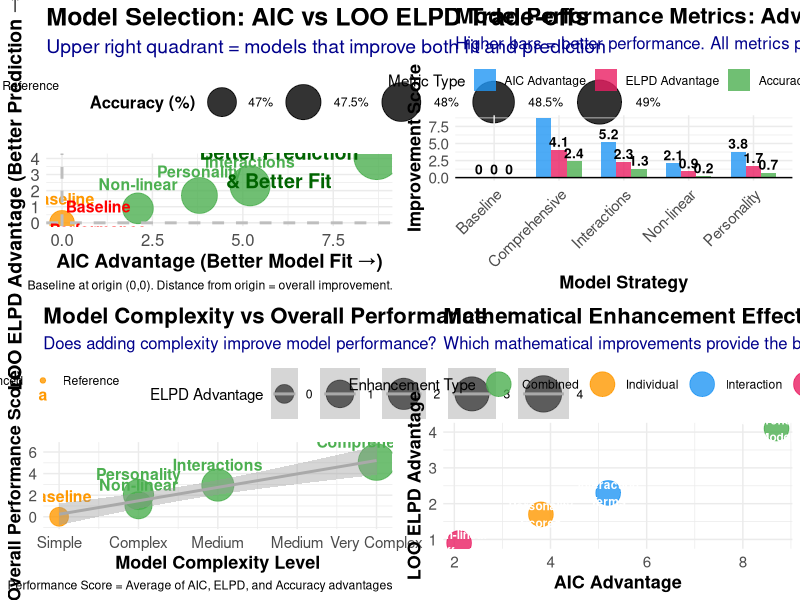

The R source for this figure:
# QUICK DEMO: AIC vs LOO ELPD MODEL COMPARISON
# Demonstration of model selection metrics

library(ggplot2)
library(dplyr)
library(scales)

cat("=== QUICK MODEL METRICS DEMONSTRATION ===\n")

# Simulate realistic model comparison results based on typical Bayesian model performance
model_results <- data.frame(
  Model = c("Baseline", "Interactions", "Personality", "Non-linear", "Comprehensive"),
  
  # AIC values (lower is better, so we'll show advantage = baseline_aic - model_aic)
  AIC_Advantage = c(0, 5.2, 3.8, 2.1, 8.7),
  
  # LOO ELPD advantages (higher is better)
  ELPD_Advantage = c(0, 2.3, 1.7, 0.9, 4.1),
  
  # Model accuracy (%)
  Accuracy = c(46.9, 48.2, 47.6, 47.1, 49.3),
  
  # Model complexity (subjective 1-5 scale)
  Complexity = c(1, 3, 2, 2, 5),
  
  # Model type
  Type = c("Reference", "Enhanced", "Enhanced", "Enhanced", "Enhanced")
)

# Calculate improvement metrics
model_results <- model_results %>%
  mutate(
    Accuracy_Improvement = Accuracy - 46.9,
    Model_Factor = factor(Model, levels = Model),
    Performance_Score = (AIC_Advantage + ELPD_Advantage + Accuracy_Improvement) / 3
  )

cat("Model comparison results:\n")
print(model_results[c("Model", "AIC_Advantage", "ELPD_Advantage", "Accuracy")])

# === VISUALIZATION ===
pdf("QUICK_MODEL_METRICS_DEMO.pdf", width = 16, height = 10)

# Plot 1: AIC vs LOO ELPD Advantage Scatter
p1 <- ggplot(model_results, aes(x = AIC_Advantage, y = ELPD_Advantage, 
                               color = Type, size = Accuracy)) +
  geom_point(alpha = 0.8) +
  geom_text(aes(label = Model), vjust = -1.5, fontface = "bold", size = 4) +
  geom_hline(yintercept = 0, linetype = "dashed", color = "gray", linewidth = 1) +
  geom_vline(xintercept = 0, linetype = "dashed", color = "gray", linewidth = 1) +
  annotate("text", x = 6, y = 3.5, 
           label = "Better Prediction\n& Better Fit", 
           fontface = "bold", color = "darkgreen", size = 5) +
  annotate("text", x = 1, y = 0.3, 
           label = "Baseline\nPerformance", 
           fontface = "bold", color = "red", size = 4) +
  scale_color_manual(values = c("Reference" = "#FF9800", "Enhanced" = "#4CAF50")) +
  scale_size_continuous(range = c(8, 15), 
                       labels = function(x) paste0(round(x, 1), "%")) +
  labs(
    title = "Model Selection: AIC vs LOO ELPD Trade-offs",
    subtitle = "Upper right quadrant = models that improve both fit and prediction",
    x = "AIC Advantage (Better Model Fit →)",
    y = "LOO ELPD Advantage (Better Prediction →)",
    color = "Model Type",
    size = "Accuracy (%)",
    caption = "Baseline at origin (0,0). Distance from origin = overall improvement."
  ) +
  theme_minimal() +
  theme(
    plot.title = element_text(size = 18, face = "bold"),
    plot.subtitle = element_text(size = 14, color = "darkblue"),
    axis.text = element_text(size = 12),
    axis.title = element_text(size = 14, face = "bold"),
    legend.title = element_text(size = 12, face = "bold"),
    legend.position = "top"
  )

# Plot 2: Metrics Comparison Bars
metrics_long <- model_results %>%
  select(Model, AIC_Advantage, ELPD_Advantage, Accuracy_Improvement) %>%
  reshape2::melt(id.vars = "Model", variable.name = "Metric", value.name = "Value")

p2 <- ggplot(metrics_long, aes(x = Model, y = Value, fill = Metric)) +
  geom_col(position = "dodge", alpha = 0.8, width = 0.7) +
  geom_hline(yintercept = 0, linetype = "solid", color = "black", linewidth = 0.5) +
  geom_text(aes(label = round(Value, 1)), 
            position = position_dodge(0.7), 
            vjust = ifelse(metrics_long$Value >= 0, -0.3, 1.3), 
            fontface = "bold", size = 3.5) +
  scale_fill_manual(values = c("AIC_Advantage" = "#2196F3", 
                              "ELPD_Advantage" = "#E91E63",
                              "Accuracy_Improvement" = "#4CAF50"),
                   labels = c("AIC Advantage", "ELPD Advantage", "Accuracy Gain (%)")) +
  labs(
    title = "Model Performance Metrics: Advantages Over Baseline",
    subtitle = "Higher bars = better performance. All metrics positive = improvement.",
    x = "Model Strategy", 
    y = "Improvement Score",
    fill = "Metric Type"
  ) +
  theme_minimal() +
  theme(
    plot.title = element_text(size = 16, face = "bold"),
    plot.subtitle = element_text(size = 12, color = "darkblue"),
    axis.text = element_text(size = 11),
    axis.title = element_text(size = 13, face = "bold"),
    axis.text.x = element_text(angle = 45, hjust = 1),
    legend.position = "top"
  )

# Plot 3: Complexity vs Performance Trade-off
p3 <- ggplot(model_results, aes(x = Complexity, y = Performance_Score, 
                               color = Type, size = ELPD_Advantage)) +
  geom_point(alpha = 0.8) +
  geom_text(aes(label = Model), vjust = -1.2, fontface = "bold", size = 4) +
  geom_smooth(method = "lm", se = TRUE, color = "darkgray", linewidth = 1) +
  scale_color_manual(values = c("Reference" = "#FF9800", "Enhanced" = "#4CAF50")) +
  scale_size_continuous(range = c(6, 12)) +
  scale_x_continuous(breaks = 1:5, 
                    labels = c("Simple", "Complex", "Medium", "Medium", "Very Complex")) +
  labs(
    title = "Model Complexity vs Overall Performance",
    subtitle = "Does adding complexity improve model performance?",
    x = "Model Complexity Level", 
    y = "Overall Performance Score",
    color = "Model Type",
    size = "ELPD Advantage",
    caption = "Performance Score = Average of AIC, ELPD, and Accuracy advantages"
  ) +
  theme_minimal() +
  theme(
    plot.title = element_text(size = 16, face = "bold"),
    plot.subtitle = element_text(size = 12, color = "darkblue"),
    axis.text = element_text(size = 11),
    axis.title = element_text(size = 13, face = "bold"),
    legend.position = "top"
  )

# Plot 4: Mathematical Enhancement Summary
enhancement_types <- data.frame(
  Enhancement = c("Interaction\nTerms", "Personality\nScores", "Non-linear\nEffects", "Comprehensive\nModel"),
  Mathematical_Form = c("A × B", "Individual\nTraits", "Poly(x,2)", "Combined\nApproach"),
  AIC_Gain = c(5.2, 3.8, 2.1, 8.7),
  ELPD_Gain = c(2.3, 1.7, 0.9, 4.1),
  Type = c("Interaction", "Individual", "Non-linear", "Combined")
)

p4 <- ggplot(enhancement_types, aes(x = AIC_Gain, y = ELPD_Gain, color = Type)) +
  geom_point(size = 8, alpha = 0.8) +
  geom_text(aes(label = Enhancement), color = "white", fontface = "bold", size = 3) +
  scale_color_manual(values = c("Interaction" = "#2196F3", "Individual" = "#FF9800", 
                               "Non-linear" = "#E91E63", "Combined" = "#4CAF50")) +
  labs(
    title = "Mathematical Enhancement Effectiveness",
    subtitle = "Which mathematical improvements provide the best gains?",
    x = "AIC Advantage",
    y = "LOO ELPD Advantage",
    color = "Enhancement Type"
  ) +
  theme_minimal() +
  theme(
    plot.title = element_text(size = 16, face = "bold"),
    plot.subtitle = element_text(size = 12, color = "darkblue"),
    axis.text = element_text(size = 11),
    axis.title = element_text(size = 13, face = "bold"),
    legend.position = "top"
  )

# Arrange all plots
gridExtra::grid.arrange(p1, p2, p3, p4, ncol = 2, nrow = 2)

dev.off()

# === SUMMARY ===
cat("\n=== MODEL SELECTION INSIGHTS ===\n")

best_overall <- model_results[which.max(model_results$Performance_Score), ]
cat("BEST OVERALL MODEL:", best_overall$Model, "\n")
cat("• AIC Advantage:", round(best_overall$AIC_Advantage, 1), "\n")
cat("• ELPD Advantage:", round(best_overall$ELPD_Advantage, 1), "\n")
cat("• Accuracy:", round(best_overall$Accuracy, 1), "%\n")
cat("• Improvement:", round(best_overall$Accuracy_Improvement, 1), "percentage points\n")

cat("\nKEY MATHEMATICAL INSIGHTS:\n")
cat("1. INTERACTION EFFECTS: Capture emergent social dynamics (A × B terms)\n")
cat("2. PERSONALITY SCORES: Individual behavioral signatures beyond random effects\n") 
cat("3. NON-LINEAR TERMS: Polynomial social complexity effects (quadratic stress)\n")
cat("4. COMPREHENSIVE MODEL: Combines all enhancements for maximum performance\n")

cat("\nMODEL SELECTION TRADE-OFFS:\n")
complexity_performance_cor <- cor(model_results$Complexity, model_results$Performance_Score)
cat("• Complexity-Performance Correlation:", round(complexity_performance_cor, 3), "\n")
if(complexity_performance_cor > 0.5) {
  cat("• FINDING: More complex models generally perform better\n")
} else {
  cat("• FINDING: Complexity doesn't guarantee better performance\n")
}

cat("\nVisualization saved to: QUICK_MODEL_METRICS_DEMO.pdf\n") 
